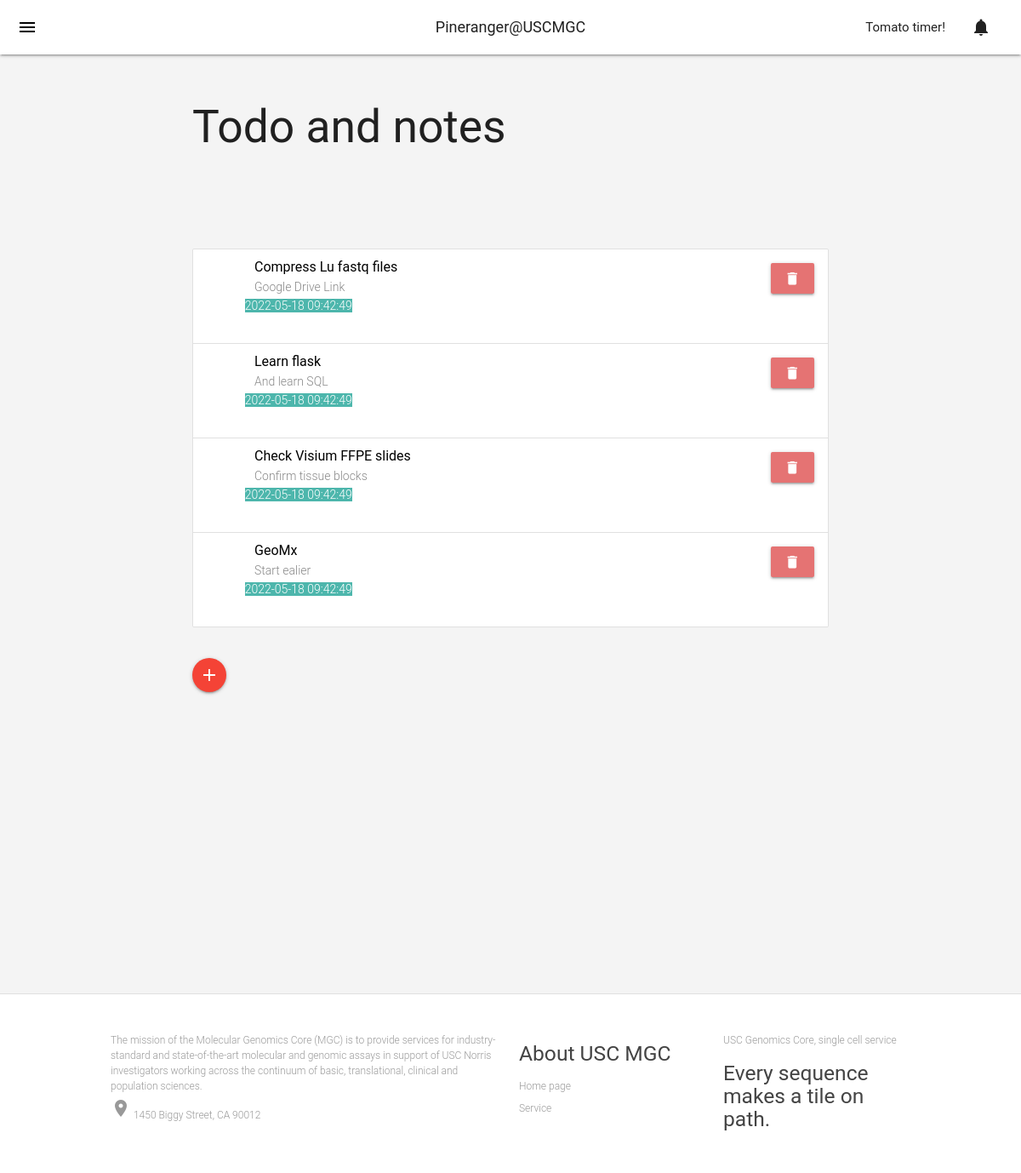
/notes, run on an earlier commit of the app's database.
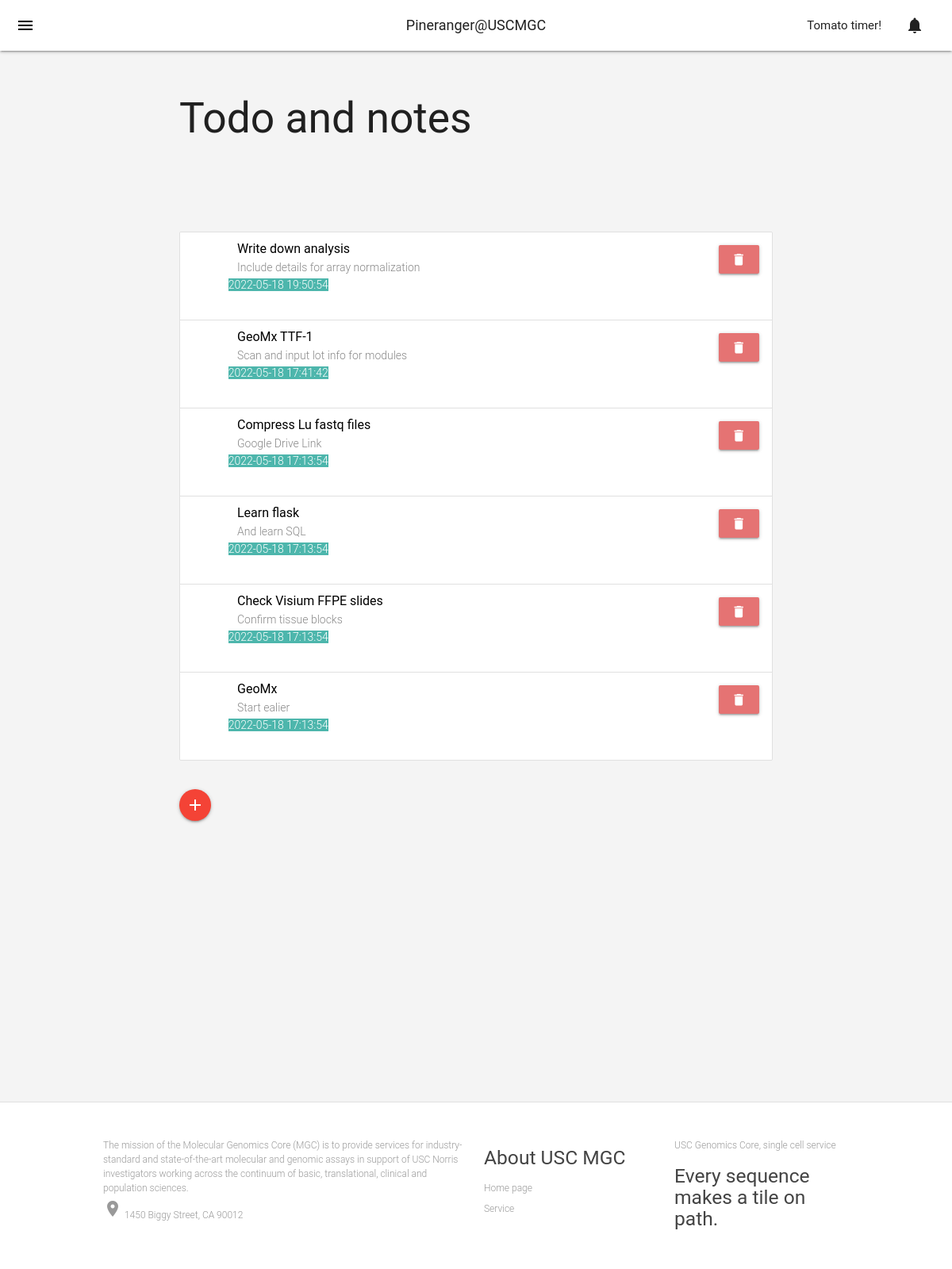
And on a later commit of the database.
### tables this page shows
CREATE TABLE posts (
    id INTEGER PRIMARY KEY AUTOINCREMENT,
    created TIMESTAMP NOT NULL DEFAULT CURRENT_TIMESTAMP,
    title TEXT NOT NULL,
    content TEXT NOT NULL

);

### pineranger.py (the view, shortened to what this page needs)
@app.route('/notes', methods = ("GET", "POST"))
def notes():
    conn = get_db_conn()
    notes = conn.execute('select * from posts order by created desc').fetchall()
    return render_template("notes.html",data = notes)

### pineranger.py (called while the page is built)
def get_db_conn():
    conn = sqlite3.connect("notes.db")
    conn.row_factory = sqlite3.Row
    return conn

### templates/notes.html (shortened to what this page needs)
{% extends 'base.html' %}
{% block content %}
<div class="container">
    <div class="container">
        <div class="row">
            <div class="col s12">
                <h2 class="section-title">Todo and notes</h2>
                <div class="section no-pad-bot" id="note-list">
                    <br>
                    <ul class="collection">
                        {% for note in data %}
                        <li class="collection-item avatar">
                            <a href="#!" class="secondary-content"><i class="material-icons">grade</i></a>
                            <span class="title black-text">{{ note["title"] }}</span>
                            <p> {{ note["content"] }} <br>
                                <span class="row white-text teal lighten-2">
                                    {{ note["created"] }}
                                </span>
                            </p>
                            <form class="secondary-content" action="{{  url_for('delete_note', note_id=note['id']) }}"
                                method="POST">
                                <button class="btn waves-effect waves-light red lighten-2" type="submit"
                                    onclick="return confirm('Remove this note?')"><i class="material-icons"> delete
                                    </i>
                                </button>
                            </form>
                        </li>
                        {% endfor %}
                    </ul>
                    <br>
                    <a onclick="show_div(div_id='new_note_div')" class="btn-floating waves-effect waves-light red"><i
                            class="material-icons">add</i></a>
                </div>
            </div>
        </div>
    </div>
</div>
{% endblock content %}

### templates/base.html (shortened to what this page needs)
<!DOCTYPE html>
<html lang="en">
<head>
    <link href="https://cdn.datatables.net/v/dt/dt-1.10.16/datatables.min.css" rel="stylesheet">
    <link href="https://cdnjs.cloudflare.com/ajax/libs/fullcalendar/3.7.0/fullcalendar.min.css" rel="stylesheet">
    <link href="{{ url_for('static', filename='css/admin-materialize.min.css') }}" rel="stylesheet">
</head>
<body>
    <header>
        <div class="navbar-fixed">
            <nav class="navbar white">
                <div class="nav-wrapper">
                    <a href="{{ url_for('index')}}" class="brand-logo grey-text text-darken-4">Pineranger@USCMGC</a>
                    <ul id="nav-mobile" class="right">
                        <li class="hide-on-med-and-down"><a href="https://pomofocus.io/">Tomato timer!</a>
                        </li>
                        <li class="hide-on-med-and-down"><a href="#!" data-target="dropdown1"
                                class="dropdown-trigger waves-effect"><i class="material-icons">notifications</i></a>
                        </li>
                    </ul><a href="#!" data-target="sidenav-left" class="sidenav-trigger left"><i
                            class="material-icons black-text">menu</i></a>
                </div>
            </nav>
        </div>
    </header>
    <main>
        {% block content %} {% endblock content %}
    </main>
    <footer class="page-footer">
        <div class="container">
            <div class="row">
                <div class="col s12 m6">
                    <p>The mission of the Molecular Genomics Core (MGC) is to provide services for industry-standard and
                        state-of-the-art molecular and genomic assays in support of USC Norris investigators working
                        across the continuum of basic, translational, clinical and population sciences.
                    </p>
                    <p><i class="material-icons chevron">location_on</i> 1450 Biggy Street, CA 90012</p>
                </div>
                <div class="col s6 m3">
                    <h5>About USC MGC</h5>
                    <ul>
                        <li><a href="https://uscnorriscancer.usc.edu/molecular-genomics-core/">Home page</a></li>
                        <li><a
                                href="https://uscnorriscancer.usc.edu/wp-content/uploads/2021/05/MGC-Price-List_FINAL.pdf">Service</a>
                        </li>
                    </ul>
                </div>
                <div class="col s6 m3">
                    <p>USC Genomics Core, single cell service</p>
                    <h5 black-text>Every sequence makes a tile on path.</p>
                </div>
            </div>
        </div>
    </footer>
</body>
</html>

What changed in the data, as far as the page shows it:
added posts: title "Write down analysis", content "Include details for array normalization", created "2022-05-18 19:50:54"
added posts: title "GeoMx TTF-1", content "Scan and input lot info for modules", created "2022-05-18 17:41:42"
changed posts "Compress Lu fastq files": created "2022-05-18 09:42:49" → "2022-05-18 17:13:54"
changed posts "Learn flask": created "2022-05-18 09:42:49" → "2022-05-18 17:13:54"
changed posts "Check Visium FFPE slides": created "2022-05-18 09:42:49" → "2022-05-18 17:13:54"
changed posts "GeoMx": created "2022-05-18 09:42:49" → "2022-05-18 17:13:54"
